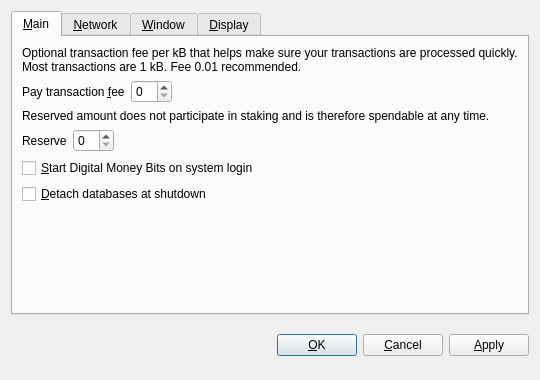
<?xml version="1.0" encoding="UTF-8"?>
<ui version="4.0">
 <class>OptionsDialog</class>
 <widget class="QDialog" name="OptionsDialog">
  <property name="geometry">
   <rect>
    <x>0</x>
    <y>0</y>
    <width>540</width>
    <height>380</height>
   </rect>
  </property>
  <property name="windowTitle">
   <string>Options</string>
  </property>
  <property name="modal">
   <bool>true</bool>
  </property>
  <layout class="QVBoxLayout" name="verticalLayout">
   <item>
    <widget class="QTabWidget" name="tabWidget">
     <property name="tabPosition">
      <enum>QTabWidget::North</enum>
     </property>
     <property name="currentIndex">
      <number>0</number>
     </property>
     <widget class="QWidget" name="tabMain">
      <attribute name="title">
       <string>&amp;Main</string>
      </attribute>
      <layout class="QVBoxLayout" name="verticalLayout_Main">
       <item>
        <widget class="QLabel" name="transactionFeeInfoLabel">
         <property name="text">
          <string>Optional transaction fee per kB that helps make sure your transactions are processed quickly. Most transactions are 1 kB. Fee 0.01 recommended.</string>
         </property>
         <property name="textFormat">
          <enum>Qt::PlainText</enum>
         </property>
         <property name="wordWrap">
          <bool>true</bool>
         </property>
        </widget>
       </item>
       <item>
        <layout class="QHBoxLayout" name="horizontalLayoutFee">
         <item>
          <widget class="QLabel" name="transactionFeeLabel">
           <property name="text">
            <string>Pay transaction &amp;fee</string>
           </property>
           <property name="textFormat">
            <enum>Qt::PlainText</enum>
           </property>
           <property name="buddy">
            <cstring>transactionFee</cstring>
           </property>
          </widget>
         </item>
         <item>
          <widget class="BitcoinAmountField" name="transactionFee"/>
         </item>
         <item>
          <spacer name="horizontalSpacerFee">
           <property name="orientation">
            <enum>Qt::Horizontal</enum>
           </property>
           <property name="sizeHint" stdset="0">
            <size>
             <width>40</width>
             <height>20</height>
            </size>
           </property>
          </spacer>
         </item>
        </layout>
       </item>
       <item>
        <widget class="QLabel" name="reserveBalanceInfoLabel">
         <property name="text">
          <string>Reserved amount does not participate in staking and is therefore spendable at any time.</string>
         </property>
         <property name="textFormat">
          <enum>Qt::PlainText</enum>
         </property>
         <property name="wordWrap">
          <bool>true</bool>
         </property>
        </widget>
       </item>
       <item>
        <layout class="QHBoxLayout" name="horizontalLayoutReserveBalance">
         <item>
          <widget class="QLabel" name="reserveBalanceLabel">
           <property name="text">
            <string>Reserve</string>
           </property>
           <property name="textFormat">
            <enum>Qt::PlainText</enum>
           </property>
           <property name="buddy">
            <cstring>reserveBalance</cstring>
           </property>
          </widget>
         </item>
         <item>
          <widget class="BitcoinAmountField" name="reserveBalance"/>
         </item>
         <item>
          <spacer name="horizontalSpacerReserveBalance">
           <property name="orientation">
            <enum>Qt::Horizontal</enum>
           </property>
           <property name="sizeHint" stdset="0">
            <size>
             <width>40</width>
             <height>20</height>
            </size>
           </property>
          </spacer>
         </item>
        </layout>
       </item>
       <item>
        <widget class="QCheckBox" name="bitcoinAtStartup">
         <property name="toolTip">
          <string>Automatically start Digital Money Bits after logging in to the system.</string>
         </property>
         <property name="text">
          <string>&amp;Start Digital Money Bits on system login</string>
         </property>
        </widget>
       </item>
       <item>
        <widget class="QCheckBox" name="detachDatabases">
         <property name="toolTip">
          <string>Detach block and address databases at shutdown. This means they can be moved to another data directory, but it slows down shutdown. The wallet is always detached.</string>
         </property>
         <property name="text">
          <string>&amp;Detach databases at shutdown</string>
         </property>
        </widget>
       </item>
       <item>
        <spacer name="verticalSpacer_Main">
         <property name="orientation">
          <enum>Qt::Vertical</enum>
         </property>
         <property name="sizeHint" stdset="0">
          <size>
           <width>20</width>
           <height>40</height>
          </size>
         </property>
        </spacer>
       </item>
      </layout>
     </widget>
     <widget class="QWidget" name="tabNetwork">
      <attribute name="title">
       <string>&amp;Network</string>
      </attribute>
      <layout class="QVBoxLayout" name="verticalLayout_Network">
       <item>
        <widget class="QCheckBox" name="mapPortUpnp">
         <property name="toolTip">
          <string>Automatically open the Digital Money Bits client port on the router. This only works when your router supports UPnP and it is enabled.</string>
         </property>
         <property name="text">
          <string>Map port using &amp;UPnP</string>
         </property>
        </widget>
       </item>
       <item>
        <widget class="QCheckBox" name="connectSocks">
         <property name="toolTip">
          <string>Connect to the Digital Money Bits network through a SOCKS proxy (e.g. when connecting through Tor).</string>
         </property>
         <property name="text">
          <string>&amp;Connect through SOCKS proxy:</string>
         </property>
        </widget>
       </item>
       <item>
        <layout class="QHBoxLayout" name="horizontalLayout_Network">
         <item>
          <widget class="QLabel" name="proxyIpLabel">
           <property name="text">
            <string>Proxy &amp;IP:</string>
           </property>
           <property name="textFormat">
            <enum>Qt::PlainText</enum>
           </property>
           <property name="buddy">
            <cstring>proxyIp</cstring>
           </property>
          </widget>
         </item>
         <item>
          <widget class="QValidatedLineEdit" name="proxyIp">
           <property name="maximumSize">
            <size>
             <width>140</width>
             <height>16777215</height>
            </size>
           </property>
           <property name="toolTip">
            <string>IP address of the proxy (e.g. 127.0.0.1)</string>
           </property>
          </widget>
         </item>
         <item>
          <widget class="QLabel" name="proxyPortLabel">
           <property name="text">
            <string>&amp;Port:</string>
           </property>
           <property name="textFormat">
            <enum>Qt::PlainText</enum>
           </property>
           <property name="buddy">
            <cstring>proxyPort</cstring>
           </property>
          </widget>
         </item>
         <item>
          <widget class="QLineEdit" name="proxyPort">
           <property name="maximumSize">
            <size>
             <width>55</width>
             <height>16777215</height>
            </size>
           </property>
           <property name="toolTip">
            <string>Port of the proxy (e.g. 9050)</string>
           </property>
          </widget>
         </item>
         <item>
          <widget class="QLabel" name="socksVersionLabel">
           <property name="text">
            <string>SOCKS &amp;Version:</string>
           </property>
           <property name="textFormat">
            <enum>Qt::PlainText</enum>
           </property>
           <property name="buddy">
            <cstring>socksVersion</cstring>
           </property>
          </widget>
         </item>
         <item>
          <widget class="QValueComboBox" name="socksVersion">
           <property name="toolTip">
            <string>SOCKS version of the proxy (e.g. 5)</string>
           </property>
          </widget>
         </item>
         <item>
          <spacer name="horizontalSpacer_Network">
           <property name="orientation">
            <enum>Qt::Horizontal</enum>
           </property>
           <property name="sizeHint" stdset="0">
            <size>
             <width>40</width>
             <height>20</height>
            </size>
           </property>
          </spacer>
         </item>
        </layout>
       </item>
       <item>
        <spacer name="verticalSpacer_Network">
         <property name="orientation">
          <enum>Qt::Vertical</enum>
         </property>
         <property name="sizeHint" stdset="0">
          <size>
           <width>20</width>
           <height>40</height>
          </size>
         </property>
        </spacer>
       </item>
      </layout>
     </widget>
     <widget class="QWidget" name="tabWindow">
      <attribute name="title">
       <string>&amp;Window</string>
      </attribute>
      <layout class="QVBoxLayout" name="verticalLayout_Window">
       <item>
        <widget class="QCheckBox" name="minimizeToTray">
         <property name="toolTip">
          <string>Show only a tray icon after minimizing the window.</string>
         </property>
         <property name="text">
          <string>&amp;Minimize to the tray instead of the taskbar</string>
         </property>
        </widget>
       </item>
       <item>
        <widget class="QCheckBox" name="minimizeOnClose">
         <property name="toolTip">
          <string>Minimize instead of exit the application when the window is closed. When this option is enabled, the application will be closed only after selecting Quit in the menu.</string>
         </property>
         <property name="text">
          <string>M&amp;inimize on close</string>
         </property>
        </widget>
       </item>
       <item>
        <spacer name="verticalSpacer_Window">
         <property name="orientation">
          <enum>Qt::Vertical</enum>
         </property>
         <property name="sizeHint" stdset="0">
          <size>
           <width>20</width>
           <height>40</height>
          </size>
         </property>
        </spacer>
       </item>
      </layout>
     </widget>
     <widget class="QWidget" name="tabDisplay">
      <attribute name="title">
       <string>&amp;Display</string>
      </attribute>
      <layout class="QVBoxLayout" name="verticalLayout_Display">
       <item>
        <layout class="QHBoxLayout" name="horizontalLayout_1_Display">
         <item>
          <widget class="QLabel" name="langLabel">
           <property name="text">
            <string>User Interface &amp;language:</string>
           </property>
           <property name="textFormat">
            <enum>Qt::PlainText</enum>
           </property>
           <property name="buddy">
            <cstring>lang</cstring>
           </property>
          </widget>
         </item>
         <item>
          <widget class="QValueComboBox" name="lang">
           <property name="toolTip">
            <string>The user interface language can be set here. This setting will take effect after restarting Digital Money Bits.</string>
           </property>
          </widget>
         </item>
        </layout>
       </item>
       <item>
        <layout class="QHBoxLayout" name="horizontalLayout_2_Display">
         <item>
          <widget class="QLabel" name="unitLabel">
           <property name="text">
            <string>&amp;Unit to show amounts in:</string>
           </property>
           <property name="textFormat">
            <enum>Qt::PlainText</enum>
           </property>
           <property name="buddy">
            <cstring>unit</cstring>
           </property>
          </widget>
         </item>
         <item>
          <widget class="QValueComboBox" name="unit">
           <property name="toolTip">
            <string>Choose the default subdivision unit to show in the interface and when sending coins.</string>
           </property>
          </widget>
         </item>
        </layout>
       </item>
       <item>
        <widget class="QCheckBox" name="displayAddresses">
         <property name="toolTip">
          <string>Whether to show Digital Money Bits addresses in the transaction list or not.</string>
         </property>
         <property name="text">
          <string>&amp;Display addresses in transaction list</string>
         </property>
        </widget>
       </item>
       <item>
        <widget class="QCheckBox" name="coinControlFeatures">
         <property name="toolTip">
          <string>Whether to show coin control features or not.</string>
         </property>
         <property name="text">
          <string>Display coin &amp;control features (experts only!)</string>
         </property>
        </widget>
       </item>
       <item>
        <spacer name="verticalSpacer_Display">
         <property name="orientation">
          <enum>Qt::Vertical</enum>
         </property>
         <property name="sizeHint" stdset="0">
          <size>
           <width>20</width>
           <height>40</height>
          </size>
         </property>
        </spacer>
       </item>
      </layout>
     </widget>
    </widget>
   </item>
   <item>
    <layout class="QHBoxLayout" name="horizontalLayout_Buttons">
     <item>
      <spacer name="horizontalSpacer_1">
       <property name="orientation">
        <enum>Qt::Horizontal</enum>
       </property>
       <property name="sizeHint" stdset="0">
        <size>
         <width>40</width>
         <height>48</height>
        </size>
       </property>
      </spacer>
     </item>
     <item>
      <widget class="QLabel" name="statusLabel">
       <property name="font">
        <font>
         <weight>75</weight>
         <bold>true</bold>
        </font>
       </property>
       <property name="text">
        <string/>
       </property>
       <property name="textFormat">
        <enum>Qt::PlainText</enum>
       </property>
       <property name="wordWrap">
        <bool>true</bool>
       </property>
      </widget>
     </item>
     <item>
      <spacer name="horizontalSpacer_2">
       <property name="orientation">
        <enum>Qt::Horizontal</enum>
       </property>
       <property name="sizeHint" stdset="0">
        <size>
         <width>40</width>
         <height>48</height>
        </size>
       </property>
      </spacer>
     </item>
     <item>
      <widget class="QPushButton" name="okButton">
       <property name="text">
        <string>&amp;OK</string>
       </property>
      </widget>
     </item>
     <item>
      <widget class="QPushButton" name="cancelButton">
       <property name="text">
        <string>&amp;Cancel</string>
       </property>
       <property name="autoDefault">
        <bool>false</bool>
       </property>
      </widget>
     </item>
     <item>
      <widget class="QPushButton" name="applyButton">
       <property name="text">
        <string>&amp;Apply</string>
       </property>
       <property name="autoDefault">
        <bool>false</bool>
       </property>
      </widget>
     </item>
    </layout>
   </item>
  </layout>
 </widget>
 <customwidgets>
  <customwidget>
   <class>BitcoinAmountField</class>
   <extends>QSpinBox</extends>
   <header>bitcoinamountfield.h</header>
  </customwidget>
  <customwidget>
   <class>QValueComboBox</class>
   <extends>QComboBox</extends>
   <header>qvaluecombobox.h</header>
  </customwidget>
  <customwidget>
   <class>QValidatedLineEdit</class>
   <extends>QLineEdit</extends>
   <header>qvalidatedlineedit.h</header>
  </customwidget>
 </customwidgets>
 <resources/>
 <connections/>
</ui>
